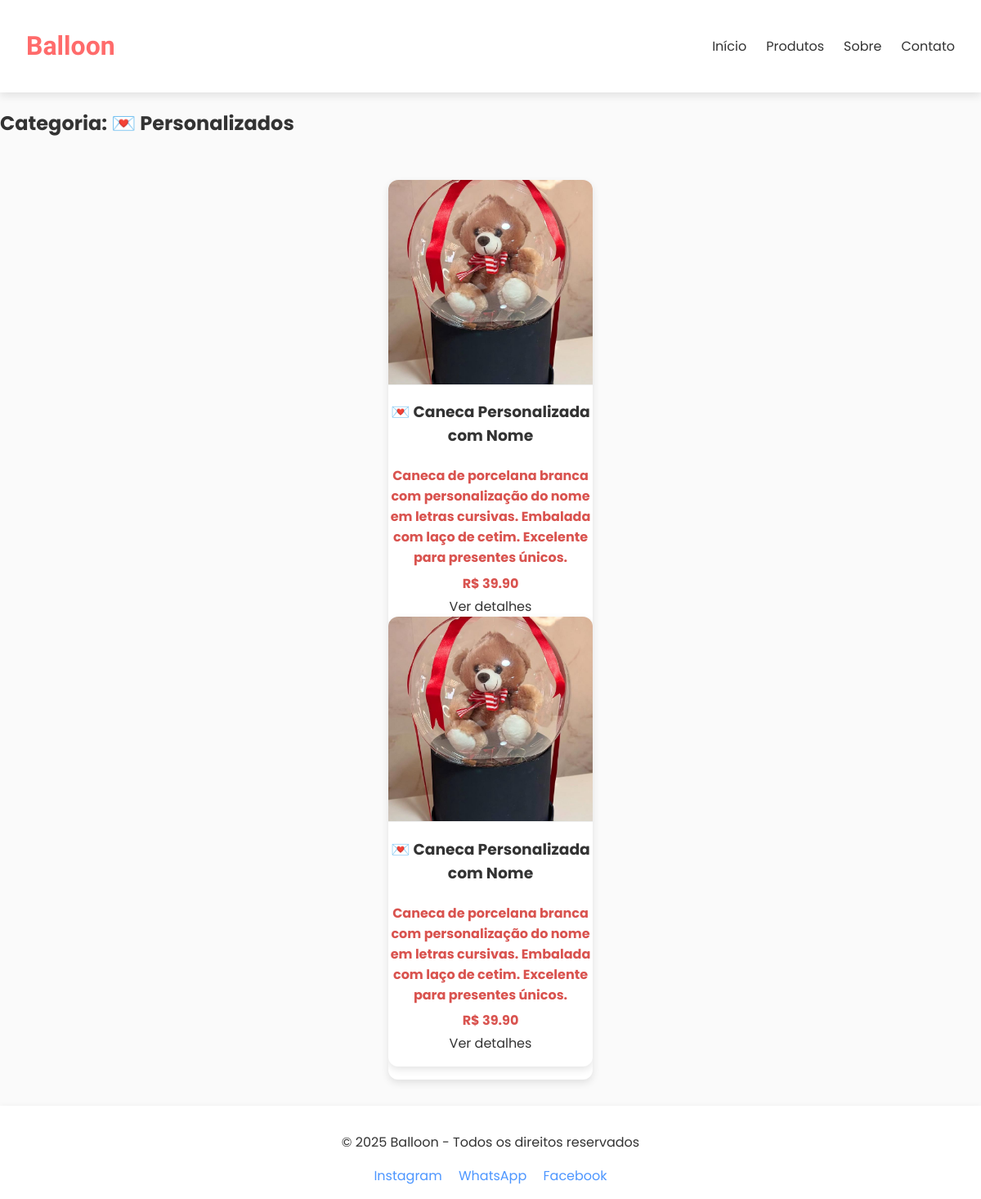
Page /categoria/personalizados/ on the committed database.
### presente/models.py (models this page shows, shortened)
class Categoria(models.Model):
    nome = models.CharField(max_length=100, unique=True)
    slug = models.SlugField(max_length=100, unique=True, blank=True)
    class Meta:
        verbose_name = 'Categoria'
        verbose_name_plural = 'Categorias'

class Produto(models.Model):
    nome = models.CharField(max_length=50)
    descricao = models.TextField()
    preco = models.DecimalField( max_digits=8, decimal_places=2)
    imagem = models.ImageField(upload_to='produtos/')
    categoria = models.ForeignKey(Categoria, on_delete=models.CASCADE)

### presente/views.py (the view)
# urls.py: path('categoria/<slug:slug>/', views.categoria, name='categoria'),
def categoria(request, slug):
    categoria = Categoria.objects.get(slug=slug)
    produtos = Produto.objects.filter(categoria=categoria)
    return render(request, 'presente/pages/categoria.html', context={
        'categoria': categoria,
        'produtos' : produtos
    })

### presente/templates/presente/pages/categoria.html
{% extends "global/base.html" %}
{% block conteudo_pagina %}
<h2>Categoria: {{ categoria.nome }}</h2>
  <div class="container-produtos">
    {% for produto in produtos %}
      <div class="card-produto">
        <img src="{{ produto.imagem.url }}" width="200">
        <h3>{{ produto.nome }}</h3>
        <p>{{ produto.descricao }}</p>
        <p>R$ {{ produto.preco }}</p>
        <a href="{% url 'presente:detalhe_produto' produto.id %}">Ver detalhes</a>
    {% endfor %}
      </div>
  </div>
{% endblock conteudo_pagina %}

### presente/static/presente/css/style.css (style rules this page uses)
:root { --cor-primaria: #4D96FF; --cor-secundaria: #6BCB77; --cor-terciaria: #FFD93D; --cor-fundo: #FAFAFA; --cor-texto: #333; --cor-contraste: #FF6B6B; --fonte-titulo: 'Baloo 2', cursive; --fonte-texto: 'Poppins', sans-serif; --borda: 12px; --sombra: 0 4px 10px rgba(0,0,0,0.1); }
body { margin: 0; font-family: var(--fonte-texto); background-color: var(--cor-fundo); color: var(--cor-texto); }
a { text-decoration: none; color: inherit; }
.container-produtos { display: flex; justify-content: center; flex-wrap: wrap; gap: 2rem; padding: 2rem 0; }
.card-produto { width: 250px; border-radius: var(--borda); box-shadow: var(--sombra); background-color: #fff; overflow: hidden; transition: transform 0.3s ease; text-align: center; padding-bottom: 1rem; display: flex; flex-direction: column; justify-content: space-between; }
.card-produto img { width: 100%; aspect-ratio: 1 / 1; object-fit: cover; border-bottom: 1px solid #eee; }
.card-produto p { margin: 0.2rem 0; color: #d9534f; font-weight: bold; }

### rows in the picture
Categoria: nome "💌 Personalizados"
Produto: imagem (picture), nome "💌 Caneca Personalizada com Nome", descricao "Caneca de porcelana branca com personalização do nome em letras cursivas. Embalada com laço de cetim. Excelente para presentes únicos.", preco "39.90"
Produto: imagem (picture), nome "💌 Caneca Personalizada com Nome", descricao "Caneca de porcelana branca com personalização do nome em letras cursivas. Embalada com laço de cetim. Excelente para presentes únicos.", preco "39.90"
